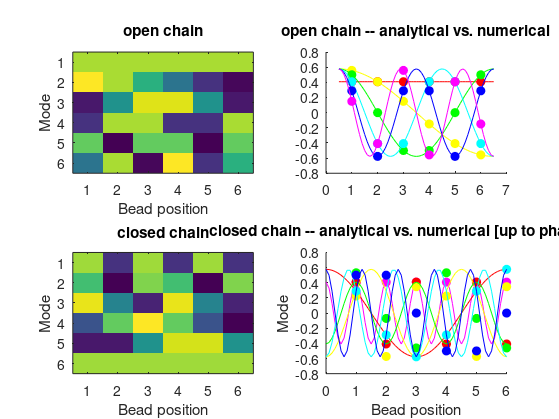

This figure's MATLAB source:
N = 6;

%%%%%%%%%%%%%%%%%%%%%%%%%%%%
% open N-linked chain
%%%%%%%%%%%%%%%%%%%%%%%%%%%%
A = zeros( N, N );
A(1,1) = 1;
A(1,2) = -1;
A(2,2) = -1;
for i = 2:N-1
    A(i,i) = 2;
    A(i,i-1) = -1;
    A(i,i+1) = -1;
    A(i-1,i) = -1;
    A(i+1,i) = -1;
end
A(N,N) = 1;
A(N,N-1) = -1;
A(N-1,N) = -1;
[V,D] = eig(A);
D = diag(D);
D'
sort( 4*sin(pi*[0:1/2:(N-1)/2]/N).^2 )
fprintf( '\nProduct of non-zero eigenvalues OPEN  CHAIN: %f\n', prod(D(2:end)) )

clf
subplot(2,2,1);
imagesc( V' );
title( 'open chain' ); ylabel( 'Mode' ); xlabel( 'Bead position');

subplot(2,2,2);
title( 'open chain -- analytical vs. numerical' )
X = [0.5:0.1:N+0.5];
colors = hsv(N);
for q = 1:N
    hold on
    plot( V(:,q)/sign(V(1,q)), 'o','markeredgecolor',colors(q,:),'markerfacecolor',colors(q,:) );
    v = cos( 2*pi*(X-0.5)*(q-1)/2/N )/    sqrt(sum(cos( ([1:N]-0.5)*2*pi*(q-1)/2/N ).^2));
    v = v/sign(v(X==1.0));
    plot( X,v, '-','color',colors(q,:) );
end


%%%%%%%%%%%%%%%%%%%%%%%%%%%%
% After chain closure.
%%%%%%%%%%%%%%%%%%%%%%%%%%%%
A = 2 * eye(N) + circshift(eye(N),[0,1]) + circshift(eye(N),[0,-1]);
[V,D] = eig(A);
D = diag(D);
D'
sort( 4*sin(pi*[1:N]/N).^2 )
fprintf( 'Product of non-zero eigenvalues CLOSED CHAIN: %f\n', prod(D(2:end)) )

subplot(2,2,3);
imagesc( V' );
title( 'closed chain' ); ylabel( 'Mode' ); xlabel( 'Bead position');

X = [1:0.1:6];
set(gcf, 'PaperPositionMode','auto','color','white');

subplot(2,2,4);
hold on;
X = [0:0.1:N];
for q = [N,1:N-1]
    hold on
    plot( V(:,q)/sign(V(1,q)), 'o','markeredgecolor',colors(q,:),'markerfacecolor',colors(q,:) );
    phase_shift = 0;
    v = cos( 2*pi*X*q/N + phase_shift)/ sqrt(sum(cos( ([1:N])*2*pi*q/N +phase_shift).^2));
    v = v/sign(v(X==1.0));
    plot( X,v, '-','color',colors(q,:) );
end
title( 'closed chain -- analytical vs. numerical [up to phase shift]' ); ylabel( 'Mode' ); xlabel( 'Bead position');


